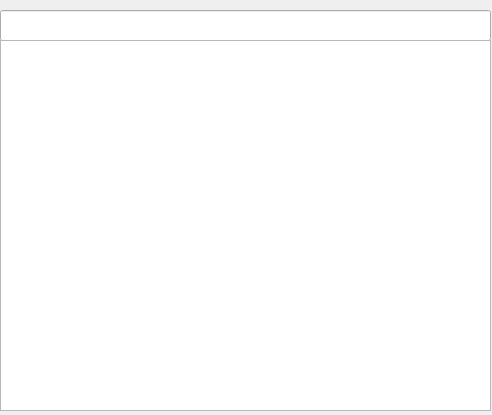
<?xml version="1.0" encoding="UTF-8"?>
<ui version="4.0">
 <class>CmdDialog</class>
 <widget class="QDialog" name="CmdDialog">
  <property name="geometry">
   <rect>
    <x>0</x>
    <y>0</y>
    <width>492</width>
    <height>415</height>
   </rect>
  </property>
  <property name="windowTitle">
   <string>Dialog</string>
  </property>
  <widget class="QLineEdit" name="lineEdit">
   <property name="geometry">
    <rect>
     <x>0</x>
     <y>10</y>
     <width>491</width>
     <height>31</height>
    </rect>
   </property>
  </widget>
  <widget class="QTextEdit" name="textEdit">
   <property name="geometry">
    <rect>
     <x>0</x>
     <y>40</y>
     <width>491</width>
     <height>371</height>
    </rect>
   </property>
  </widget>
 </widget>
 <resources/>
 <connections>
  <connection>
   <sender>lineEdit</sender>
   <signal>returnPressed()</signal>
   <receiver>CmdDialog</receiver>
   <slot>slot1_return()</slot>
   <hints>
    <hint type="sourcelabel">
     <x>91</x>
     <y>26</y>
    </hint>
    <hint type="destinationlabel">
     <x>15</x>
     <y>555</y>
    </hint>
   </hints>
  </connection>
 </connections>
 <slots>
  <slot>slot1_return()</slot>
 </slots>
</ui>
